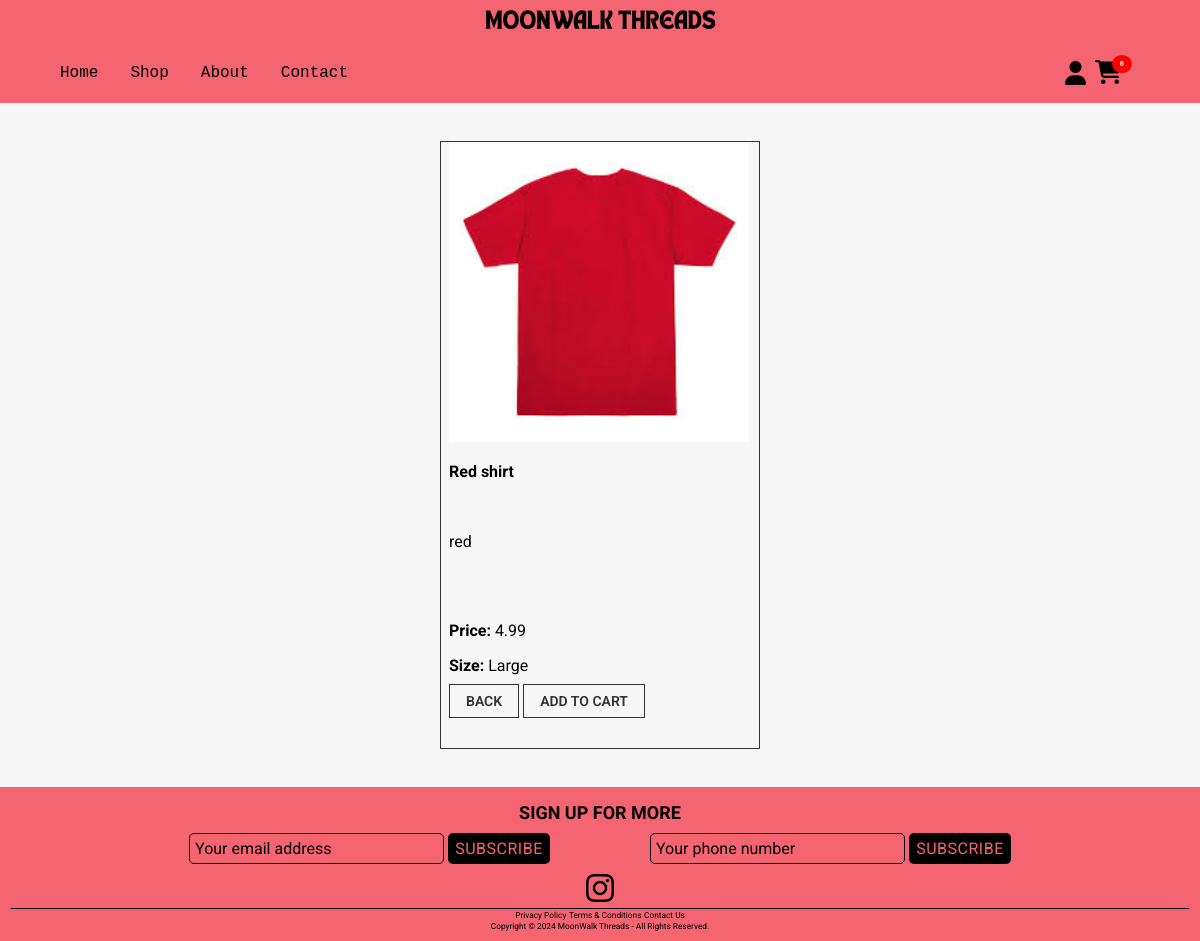
/product/1/, run on the app's committed database.
### myapp/models.py (models this page shows, shortened)
class Product(models.Model):
    name = models.CharField(max_length=100)
    price= models.DecimalField(default=0, decimal_places=2, max_digits=6)
    category = models.ForeignKey(Category, on_delete=models.CASCADE, default=1)
    size = models.CharField(max_length=20)
    description = models.CharField(max_length=250, default='', blank=True, null=True)
    image = models.ImageField(upload_to='uploads/product/')
    featured = models.BooleanField(default=False)

### myapp/views.py (the view)
# urls.py: path('product/<int:pk>/', views.productDetails, name='productDetails'),
def productDetails(request,pk):
    product = Product.objects.get(id=pk)
    return render(request, 'productDetails.html', {'product': product})

### myapp/context_processors.py (called while the page is built)
def cart_context(request):
    cart_items = []
    cart_item_count = 0
    total_price = 0
    if request.path.startswith("/admin/"):
        return {}  # ✅ Prevent errors in Django Admin
    if request.user.is_authenticated:
        customer = getattr(request.user, "customer", None)  # ✅ Use customer instead of user
        if customer:
            cart_items = Cart.objects.filter(customer=customer)
    else:
        session_key = request.session.session_key
        if session_key:
            cart_items = Cart.objects.filter(session_key=session_key)
    cart_item_count = len(cart_items)
    total_price = sum(item.product.price for item in cart_items)
    return {
        "cart_items": cart_items,
        "cart_item_count": cart_item_count,
        "total_price": total_price,
    }

### myapp/templates/productDetails.html (shortened to what this page needs)
{% extends 'base.html' %}
{% load static %}
{% block content %}
<!DOCTYPE HTML>
<html lang="en">
<br/><br/>
<div class="product-details-card">
      <div class="product-details-img">
        <img src="{{ product.image.url }}" class="productImg" alt="missing img" height="300" width="300">
      </div>
        <div class="card-body">
          <p class="card-title"><strong>{{ product.name }}</strong></p>
          <br/>
          <p class="card-text">{{ product.description }}</p>
          <br/><br/>
          <p><strong>Price: </strong>{{ product.price }}</p>
          <p><strong>Size: </strong>{{ product.size }}</p>
          <div class="product-details-footer">
            <a class="btn btn-secondary" href="{% url 'home' %}">Back</a>
            <a class="btn btn-outline-dark" href="#">Add to cart</a>
          </div>
        </div>
    <br/><br/>
</div>
<br/><br/>
</html>
{% endblock %}

### static/css/homestyles.css (style rules this page uses)
body { margin: 0; font-family: var(--font); }
* { --background_color: #F46471; --font: 'Roboto', sans-serif; --visibile: True; --font_color_title: #FFFFFF; --font_color_timer: #000000; --drop_title: "Spooky Halloween Apparel"; }
a { font-size: 1rem; color: #000; text-decoration: none; }

### static/css/shopstyles.css (style rules this page uses)
:root { --border-color: #E0E0E0; --font-color: #333333; --hover-scale: 1.05; --button-color: #333333; --button-border-color: #333333; --button-hover-color: #F46471; }

### static/css/products.css (style rules this page uses)
:root { --border-color: #E0E0E0; --font-color: #333333; --hover-scale: 1.05; --button-color: #333333; --button-border-color: #333333; --button-hover-color: #F46471; }

### static/css/cart.css (style rules this page uses)
body { font-family: "Roboto", sans-serif; background-color: #f7f7f7; margin: 0; padding: 0; }
* { --font: Roboto; --visibile: True; }

### static/css/checkout.css (style rules this page uses)
* { box-sizing: border-box; }

### static/css/productDetails.css (style rules this page uses)
:root { --border-color: #E0E0E0; --font-color: #333333; --hover-scale: 1.05; --button-color: #333333; --button-border-color: #333333; --button-hover-color: #F46471; }
.product-details-card { border: 1px solid var(--button-border-color); padding-left: .5rem; margin: auto; width: 20rem; }
.product-details-footer .btn { font-size: 0.875rem; color: var(--button-color); border: 1px solid var(--button-border-color); padding: 0.5rem 1rem; transition: background-color 0.3s, color 0.3s; text-transform: uppercase; font-weight: 600; }

### data on the page
Product: image (picture), name "Red shirt", description "red", price "4.99", size "Large"
